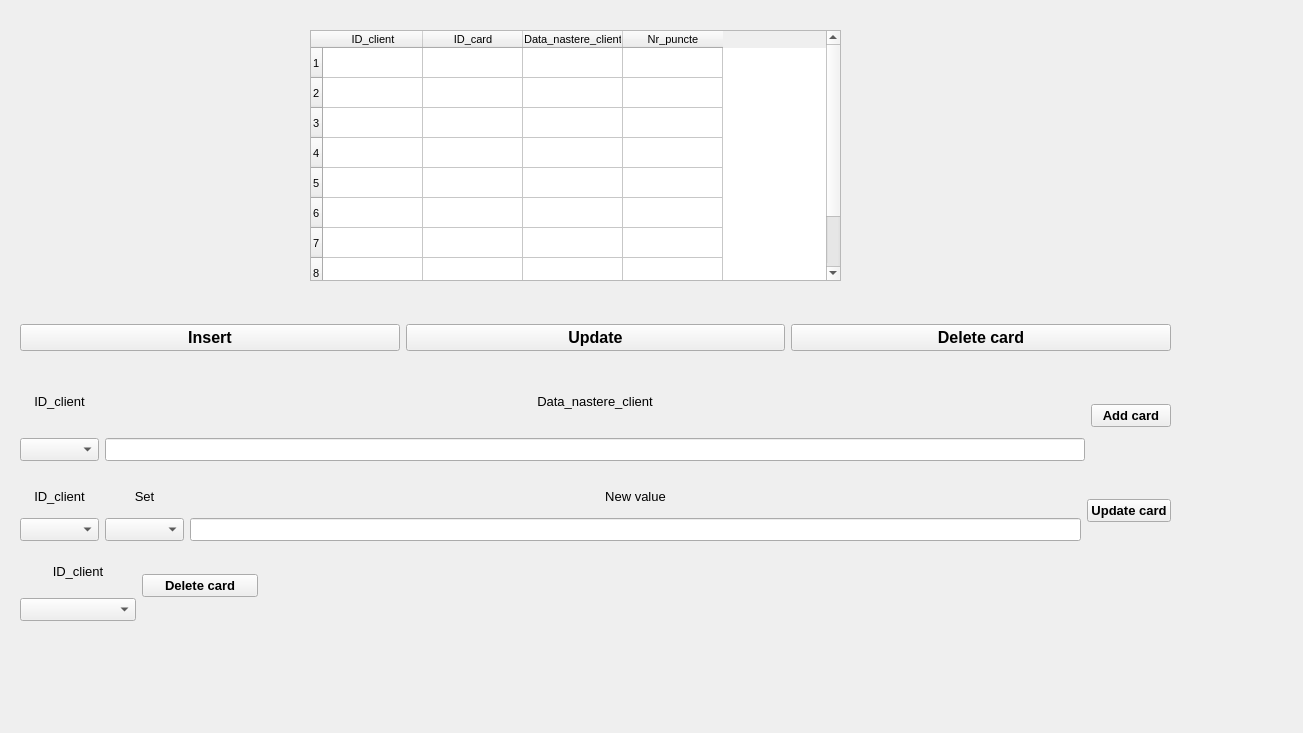
<?xml version="1.0" encoding="UTF-8"?>
<ui version="4.0">
 <class>mainWidget</class>
 <widget class="QWidget" name="mainWidget">
  <property name="geometry">
   <rect>
    <x>0</x>
    <y>0</y>
    <width>1303</width>
    <height>733</height>
   </rect>
  </property>
  <property name="windowTitle">
   <string>main</string>
  </property>
  <property name="autoFillBackground">
   <bool>false</bool>
  </property>
  <widget class="QTableWidget" name="card_table">
   <property name="geometry">
    <rect>
     <x>310</x>
     <y>30</y>
     <width>531</width>
     <height>251</height>
    </rect>
   </property>
   <property name="font">
    <font>
     <pointsize>8</pointsize>
    </font>
   </property>
   <property name="rowCount">
    <number>9</number>
   </property>
   <property name="columnCount">
    <number>4</number>
   </property>
   <row/>
   <row/>
   <row/>
   <row/>
   <row/>
   <row/>
   <row/>
   <row/>
   <row/>
   <column>
    <property name="text">
     <string>ID_client</string>
    </property>
   </column>
   <column>
    <property name="text">
     <string>ID_card</string>
    </property>
   </column>
   <column>
    <property name="text">
     <string>Data_nastere_client</string>
    </property>
   </column>
   <column>
    <property name="text">
     <string>Nr_puncte</string>
    </property>
   </column>
  </widget>
  <widget class="QWidget" name="horizontalLayoutWidget">
   <property name="geometry">
    <rect>
     <x>20</x>
     <y>320</y>
     <width>1151</width>
     <height>35</height>
    </rect>
   </property>
   <layout class="QHBoxLayout" name="card_horizontalLayout">
    <item>
     <widget class="QPushButton" name="insert_card_main_button">
      <property name="font">
       <font>
        <pointsize>12</pointsize>
        <weight>75</weight>
        <bold>true</bold>
       </font>
      </property>
      <property name="text">
       <string>Insert</string>
      </property>
     </widget>
    </item>
    <item>
     <widget class="QPushButton" name="update_card_main_button">
      <property name="font">
       <font>
        <pointsize>12</pointsize>
        <weight>75</weight>
        <bold>true</bold>
       </font>
      </property>
      <property name="text">
       <string>Update</string>
      </property>
     </widget>
    </item>
    <item>
     <widget class="QPushButton" name="delete_card_main_button">
      <property name="enabled">
       <bool>true</bool>
      </property>
      <property name="font">
       <font>
        <pointsize>12</pointsize>
        <weight>75</weight>
        <bold>true</bold>
       </font>
      </property>
      <property name="text">
       <string>Delete card</string>
      </property>
     </widget>
    </item>
   </layout>
  </widget>
  <widget class="QWidget" name="horizontalLayoutWidget_2">
   <property name="geometry">
    <rect>
     <x>20</x>
     <y>370</y>
     <width>1151</width>
     <height>91</height>
    </rect>
   </property>
   <layout class="QHBoxLayout" name="insert_horizontalLayout">
    <item>
     <layout class="QVBoxLayout" name="verticalLayout">
      <item>
       <widget class="QLabel" name="id_client_insert_label">
        <property name="font">
         <font>
          <pointsize>10</pointsize>
         </font>
        </property>
        <property name="text">
         <string>ID_client</string>
        </property>
        <property name="alignment">
         <set>Qt::AlignCenter</set>
        </property>
        <property name="wordWrap">
         <bool>false</bool>
        </property>
       </widget>
      </item>
      <item>
       <widget class="QComboBox" name="id_client_insert_combo_box">
        <property name="font">
         <font>
          <pointsize>10</pointsize>
         </font>
        </property>
       </widget>
      </item>
     </layout>
    </item>
    <item>
     <layout class="QVBoxLayout" name="verticalLayout_4">
      <item>
       <widget class="QLabel" name="label">
        <property name="font">
         <font>
          <pointsize>10</pointsize>
         </font>
        </property>
        <property name="text">
         <string>Data_nastere_client</string>
        </property>
        <property name="alignment">
         <set>Qt::AlignCenter</set>
        </property>
       </widget>
      </item>
      <item>
       <widget class="QLineEdit" name="data_nastere_client_line">
        <property name="font">
         <font>
          <pointsize>10</pointsize>
         </font>
        </property>
       </widget>
      </item>
     </layout>
    </item>
    <item>
     <widget class="QPushButton" name="add_card_button">
      <property name="font">
       <font>
        <pointsize>10</pointsize>
        <weight>75</weight>
        <bold>true</bold>
       </font>
      </property>
      <property name="text">
       <string>Add card</string>
      </property>
     </widget>
    </item>
   </layout>
  </widget>
  <widget class="QWidget" name="horizontalLayoutWidget_3">
   <property name="geometry">
    <rect>
     <x>20</x>
     <y>480</y>
     <width>1151</width>
     <height>61</height>
    </rect>
   </property>
   <layout class="QHBoxLayout" name="update_horizontalLayout">
    <item>
     <layout class="QVBoxLayout" name="verticalLayout_9">
      <item>
       <widget class="QLabel" name="label_6">
        <property name="font">
         <font>
          <pointsize>10</pointsize>
         </font>
        </property>
        <property name="text">
         <string>ID_client</string>
        </property>
        <property name="alignment">
         <set>Qt::AlignCenter</set>
        </property>
       </widget>
      </item>
      <item>
       <widget class="QComboBox" name="id_client_update_card_combo_box">
        <property name="font">
         <font>
          <pointsize>10</pointsize>
         </font>
        </property>
       </widget>
      </item>
     </layout>
    </item>
    <item>
     <layout class="QVBoxLayout" name="verticalLayout_10">
      <item>
       <widget class="QLabel" name="label_7">
        <property name="font">
         <font>
          <pointsize>10</pointsize>
         </font>
        </property>
        <property name="text">
         <string>Set</string>
        </property>
        <property name="alignment">
         <set>Qt::AlignCenter</set>
        </property>
       </widget>
      </item>
      <item>
       <widget class="QComboBox" name="set_card_combo_box">
        <property name="font">
         <font>
          <pointsize>10</pointsize>
         </font>
        </property>
       </widget>
      </item>
     </layout>
    </item>
    <item>
     <layout class="QVBoxLayout" name="verticalLayout_11">
      <item>
       <widget class="QLabel" name="label_8">
        <property name="font">
         <font>
          <pointsize>10</pointsize>
         </font>
        </property>
        <property name="text">
         <string>New value</string>
        </property>
        <property name="alignment">
         <set>Qt::AlignCenter</set>
        </property>
       </widget>
      </item>
      <item>
       <widget class="QLineEdit" name="new_value_card_line">
        <property name="enabled">
         <bool>true</bool>
        </property>
        <property name="font">
         <font>
          <pointsize>10</pointsize>
         </font>
        </property>
       </widget>
      </item>
     </layout>
    </item>
    <item>
     <widget class="QPushButton" name="set_card_button">
      <property name="font">
       <font>
        <pointsize>10</pointsize>
        <weight>75</weight>
        <bold>true</bold>
       </font>
      </property>
      <property name="text">
       <string>Update card</string>
      </property>
     </widget>
    </item>
   </layout>
  </widget>
  <widget class="QWidget" name="horizontalLayoutWidget_4">
   <property name="geometry">
    <rect>
     <x>20</x>
     <y>550</y>
     <width>238</width>
     <height>71</height>
    </rect>
   </property>
   <layout class="QHBoxLayout" name="delete_driver_layout">
    <item>
     <layout class="QVBoxLayout" name="verticalLayout_13">
      <item>
       <widget class="QLabel" name="label_9">
        <property name="font">
         <font>
          <pointsize>10</pointsize>
         </font>
        </property>
        <property name="text">
         <string>ID_client</string>
        </property>
        <property name="alignment">
         <set>Qt::AlignCenter</set>
        </property>
       </widget>
      </item>
      <item>
       <widget class="QComboBox" name="id_client_delete_card_combo_box">
        <property name="font">
         <font>
          <pointsize>10</pointsize>
         </font>
        </property>
       </widget>
      </item>
     </layout>
    </item>
    <item>
     <widget class="QPushButton" name="delete_card_button">
      <property name="font">
       <font>
        <pointsize>10</pointsize>
        <weight>75</weight>
        <bold>true</bold>
       </font>
      </property>
      <property name="text">
       <string>Delete card</string>
      </property>
     </widget>
    </item>
   </layout>
  </widget>
 </widget>
 <resources/>
 <connections/>
</ui>
